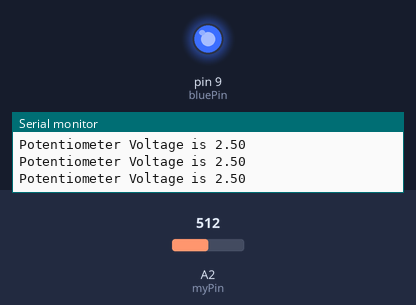
A sketch run on a simulated Arduino Uno, built with avr-gcc and run on an emulated ATmega328P. On the bench: output pins drawn as LEDs (lit = HIGH), the last lines printed to the serial monitor. The test bench sets the inputs (shaded band); at power-on: A2 (myPin) = 512.

Above: at 1.2 s.
1.3 s: A2 (myPin) set to 498
At 2.2 s:
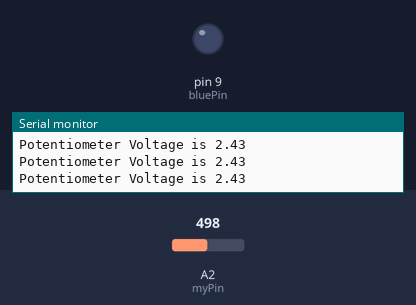
3.0 s: A2 (myPin) set to 716
At 3.5 s:
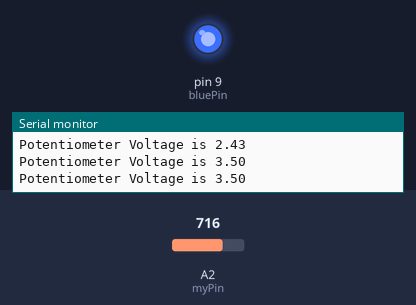
4.5 s: A2 (myPin) set to 511
At 5.9 s:
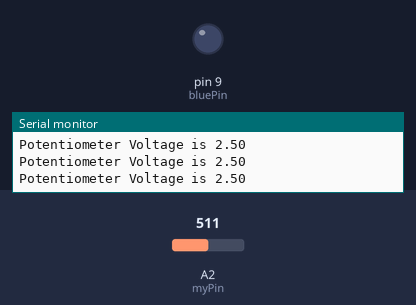
Timing chart, 0 to 7.5 s (numbered marks = the images above; inputs shaded):
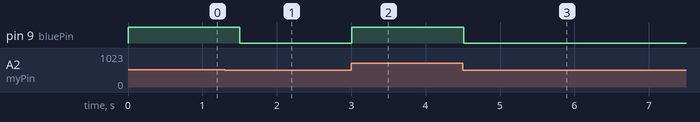

Measured:
- the behaviour switches between 512 and 511 on A2 (myPin) (found by bisection; images 0 and 1)
- after the input at 1.3 s, pin 9 (bluePin): HIGH → LOW after 0.21 s
- after the input at 3.0 s, pin 9 (bluePin): LOW → HIGH at once
- after the input at 4.5 s, pin 9 (bluePin): HIGH → LOW at once

The sketch:

Bai8.ino
```cpp
 int myPin=A2;
 int readVal;
 float V2;
 int dt=250;
int bluePin= 9;


void setup() {
  // put your setup code here, to run once:
Serial.begin(9600);
pinMode(myPin, INPUT);
pinMode(bluePin,OUTPUT);

}

void loop() {
  // put your main code here, to run repeatedly:
readVal=analogRead(myPin);
V2=(5./1023.)*readVal;
Serial.print("Potentiometer Voltage is ");
Serial.println(V2);
if(V2>2.5){
  digitalWrite(bluePin,HIGH);
}

if(V2<2.5){
  digitalWrite(bluePin,LOW);
}
delay(dt);
}
```
